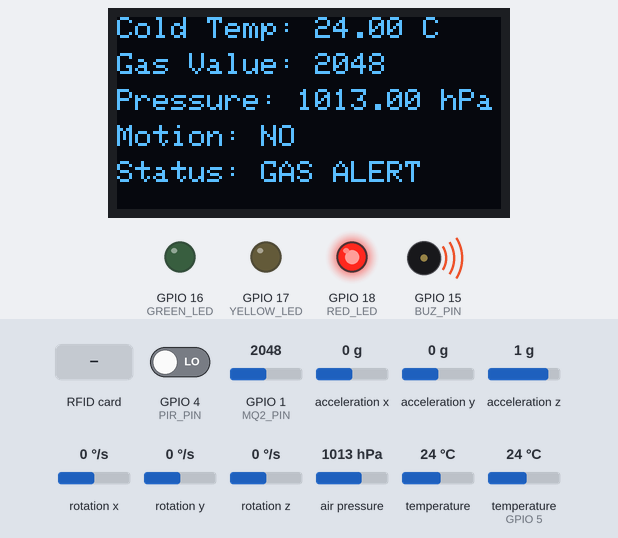
The sketch below on a simulated ESP32-S3. Parts: 128×64 one-colour display, output pins drawn as LEDs (lit = HIGH), buzzer (waves = sounding). The test bench sets the inputs (shaded band); at power-on: GPIO 1 (MQ2_PIN) = 2048, air pressure 1013 hPa, GPIO 4 (PIR_PIN) LOW, temperature (sensor on GPIO 5) 24 °C, acceleration x 0 g, acceleration y 0 g, acceleration z 1 g, rotation x 0 °/s, rotation y 0 °/s, rotation z 0 °/s, temperature 24 °C. What the sketch prints to the serial monitor is not drawn.

Above: at 4.5 s.
4.6 s: GPIO 1 (MQ2_PIN) set to 1957
At 5.9 s:
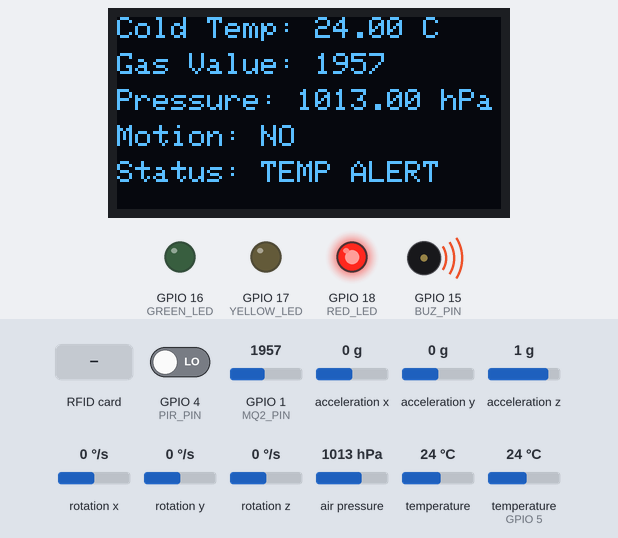
6.3 s: air pressure set to 992 hPa
At 7.3 s:
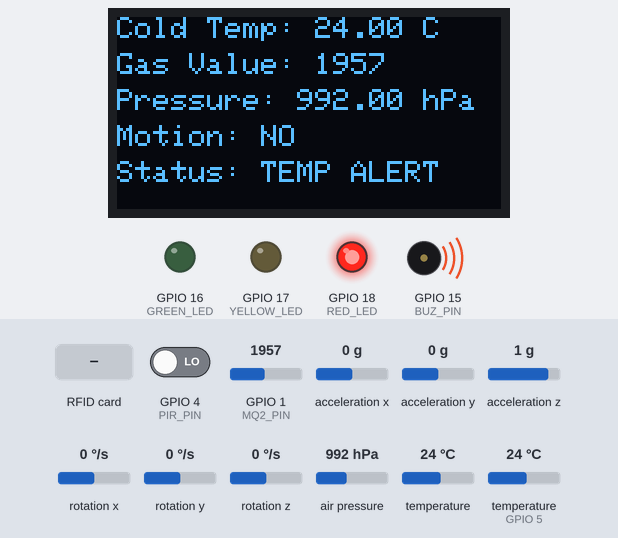
8.2 s: air pressure set to 988 hPa
At 9.7 s:
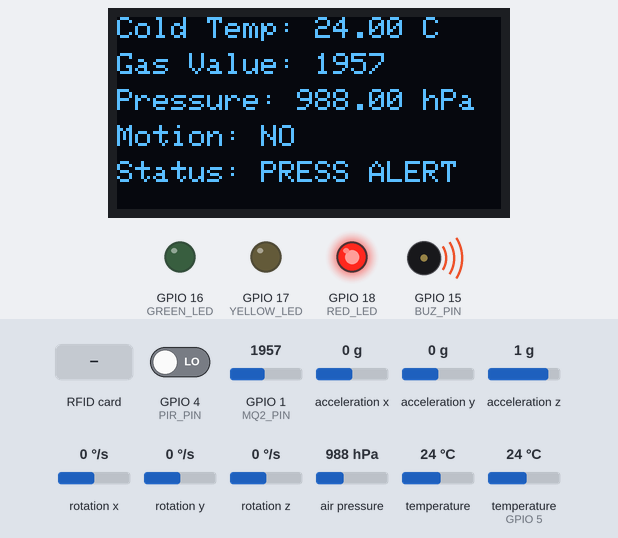
10.0 s: GPIO 4 (PIR_PIN) driven HIGH
At 11.1 s:
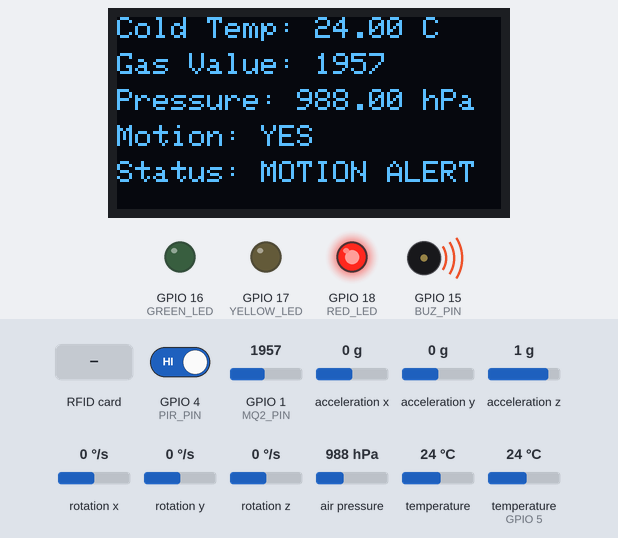
11.9 s: RFID card 01 02 03 04 held to the reader
At 13.2 s:
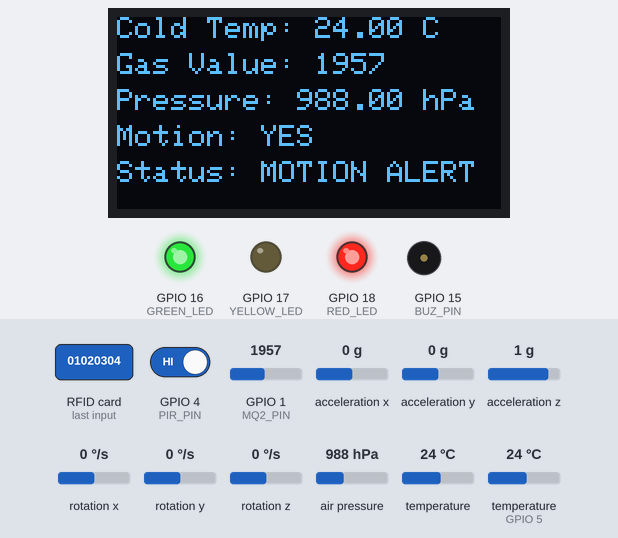
14.9 s: temperature (sensor on GPIO 5) set to 12 °C
At 16.2 s:
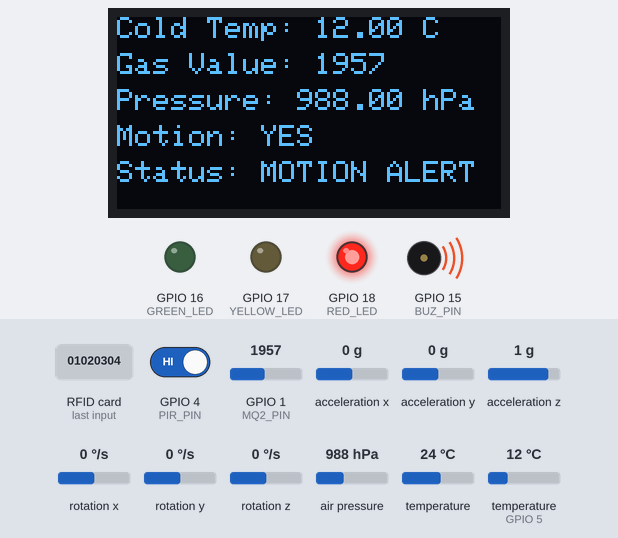
Timing chart, 0 to 17.8 s (numbered marks = the images above; inputs shaded):
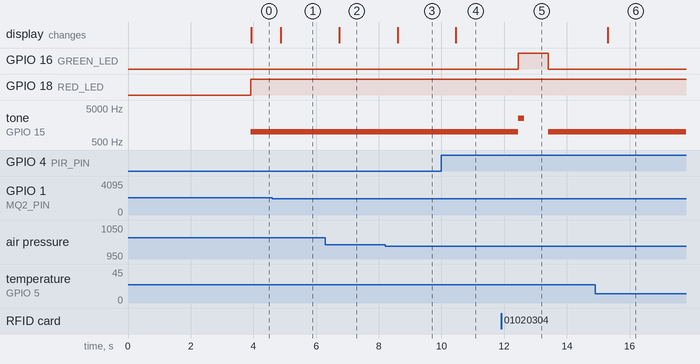

The sketch:

sketch.ino
```cpp
///LIBRARY FUNCTIONS
#include <Wire.h>                 //used for I2C communication
#include <SPI.h>                  //used for SPI communication
#include <MFRC522.h>              //controls RFID module
#include <OneWire.h>              //DS18B20 uses OneWire protocol
#include <DallasTemperature.h>    //used for DS18B20 temperature sensor
#include <Adafruit_MPU6050.h>     //used for MPU6050 IMU sensor
#include <Adafruit_BMP085.h>      //used for BMP180 sensor
#include <Adafruit_GFX.h>
#include <Adafruit_SSD1306.h>     //controls OLED display

//OLED CONFIGURATION
#define SCN_W 128
#define SCN_H 64

//OLED DISPLAY OBJECT
Adafruit_SSD1306 display(
  SCN_W,
  SCN_H,
  &Wire,
  -1
);

//DS18B20 CONFIGURATION
#define DS18B20_DATA 5
OneWire oneWire(DS18B20_DATA);
DallasTemperature ds18b20(&oneWire);

//MQ2 CONFIGURATION
#define MQ2_PIN 1

//PIR SENSOR CONFIGURATION
#define PIR_PIN 4

//LED CONFIGURATION
#define GREEN_LED 16
#define YELLOW_LED 17
#define RED_LED 18

//BUZZER CONFIGURATION
#define BUZ_PIN 15

//RFID CONFIGURATION
#define SS_PIN 10
#define RST_PIN 14

MFRC522 rfid(SS_PIN, RST_PIN);

//MPU6050 CONFIGURATION
Adafruit_MPU6050 mpu;

//BMP180 CONFIGURATION
Adafruit_BMP085 bmp;

//GLOBAL VARIABLES
String statusText = "SAFE";

bool danger = false;
bool warning = false;

//AUTHORIZED RFID UID
byte authorizedUID[4] = {0x01, 0x02, 0x03, 0x04};

//SETUP FUNCTION
void setup()
{
  Serial.begin(115200);

  //PIN MODES
  pinMode(GREEN_LED, OUTPUT);
  pinMode(YELLOW_LED, OUTPUT);
  pinMode(RED_LED, OUTPUT);

  pinMode(BUZ_PIN, OUTPUT);

  pinMode(PIR_PIN, INPUT);

  //INITIAL LED STATES
  digitalWrite(GREEN_LED, LOW);
  digitalWrite(YELLOW_LED, LOW);
  digitalWrite(RED_LED, LOW);

  //I2C START
  Wire.begin(8, 9);

  //DS18B20 START
  ds18b20.begin();

  //RFID START
  SPI.begin();
  rfid.PCD_Init();

  Serial.println("RFID READY");

  //MPU6050 START
  if (!mpu.begin())
  {
    Serial.println("MPU6050 NOT DETECTED");

    while (1);
  }

  //BMP180 START
  if (!bmp.begin())
  {
    Serial.println("BMP180 NOT DETECTED");

    while (1);
  }

  //OLED START
  if (!display.begin(
        SSD1306_SWITCHCAPVCC,
        0x3C
      ))
  {
    Serial.println("OLED FAILED");

    while (1);
  }

  //STARTUP SCREEN
  display.clearDisplay();

  display.setTextSize(1);
  display.setTextColor(WHITE);

  display.setCursor(15, 10);
  display.println("MEDICAL");

  display.setCursor(20, 25);
  display.println("COLD CHAIN");

  display.setCursor(28, 40);
  display.println("VAULT");

  display.display();

  delay(3000);

  Serial.println("SYSTEM READY");
}

//MAIN LOOP
void loop()
{
  //RESET FLAGS
  danger = false;
  warning = false;

  statusText = "SAFE";

  //RFID DETECTION
  if (rfid.PICC_IsNewCardPresent() && rfid.PICC_ReadCardSerial())
  {
    Serial.println("CARD DETECTED");

    Serial.print("UID: ");

    for (byte i = 0; i < rfid.uid.size; i++)
    {
      Serial.print(rfid.uid.uidByte[i], HEX);
      Serial.print(" ");
    }

    Serial.println();

    bool accessGranted = true;

    //UID COMPARISON
    for (byte i = 0; i < 4; i++)
    {
      if (rfid.uid.uidByte[i] != authorizedUID[i])
      {
        accessGranted = false;
      }
    }

    //ACCESS GRANTED
    if (accessGranted)
    {
      Serial.println("ACCESS GRANTED");

      digitalWrite(GREEN_LED, HIGH);

      tone(BUZ_PIN, 2500);
      delay(200);
      noTone(BUZ_PIN);
    }

    //ACCESS DENIED
    else
    {
      Serial.println("ACCESS DENIED");

      digitalWrite(RED_LED, HIGH);

      tone(BUZ_PIN, 500);
      delay(1000);
      noTone(BUZ_PIN);
    }

    //STOP RFID COMMUNICATION
    rfid.PICC_HaltA();
  }

  //READ DS18B20
  ds18b20.requestTemperatures();

  float coldTemp =
    ds18b20.getTempCByIndex(0);

  //READ MQ2
  int gasValue =
    analogRead(MQ2_PIN);

  //READ BMP180
  float pressure =
    bmp.readPressure() / 100.0;

  //READ PIR SENSOR
  int motionDetected =
    digitalRead(PIR_PIN);

  //READ MPU6050
  sensors_event_t a, g, temp;

  mpu.getEvent(&a, &g, &temp);

  //acceleration values
  float accelX =
    a.acceleration.x;

  float accelY =
    a.acceleration.y;

  float accelZ =
    a.acceleration.z;

  //gyroscope values
  float gyroX=
    g.gyro.x*57.2958;

  float gyroY=
    g.gyro.y*57.2958;

  float gyroZ=
    g.gyro.z*57.2958;

  //TOTAL ACCELERATION
  float totalAccel = sqrt(
    accelX * accelX +
    accelY * accelY +
    accelZ * accelZ
  );

  //TEMPERATURE ANALYSIS
  if (coldTemp > 8 || coldTemp < 2)
  {
    danger = true;

    statusText = "TEMP ALERT";
  }

  //PRESSURE ANALYSIS
  if (pressure < 990 || pressure > 1035)
  {
    warning = true;

    statusText = "PRESS ALERT";
  }

  //GAS ANALYSIS
  if (gasValue > 2000)
  {
    danger = true;

    statusText = "GAS ALERT";
  }

  //TILT / SHOCK ANALYSIS
  if (totalAccel > 20)
  {
    warning = true;

    statusText = "TILT ALERT";
  }

  //PIR MOTION ANALYSIS
  if (motionDetected == HIGH)
  {
    warning = true;

    statusText = "MOTION ALERT";
  }

  //LED CONTROL
  digitalWrite(GREEN_LED, LOW);
  digitalWrite(YELLOW_LED, LOW);
  digitalWrite(RED_LED, LOW);

  noTone(BUZ_PIN);

  if (danger)
  {
    digitalWrite(RED_LED, HIGH);

    tone(BUZ_PIN, 1000);
  }
  else if (warning)
  {
    digitalWrite(YELLOW_LED, HIGH);
  }
  else
  {
    digitalWrite(GREEN_LED, HIGH);
  }

  //OLED DISPLAY
  display.clearDisplay();

  display.setTextSize(1);

  display.setCursor(0, 0);
  display.print("Cold Temp: ");

  display.print(coldTemp);

  display.println(" C");

  display.setCursor(0, 12);
  display.print("Gas Value: ");

  display.println(gasValue);

  display.setCursor(0, 24);
  display.print("Pressure: ");

  display.print(pressure);

  display.println(" hPa");

  display.setCursor(0, 36);
  display.print("Motion: ");

  if (motionDetected == HIGH)
  {
    display.println("YES");
  }
  else
  {
    display.println("NO");
  }

  display.setCursor(0, 48);
  display.print("Status: ");

  display.println(statusText);

  display.display();

  //SERIAL MONITOR OUTPUT
  Serial.print("Cold Temp: ");
  Serial.print(coldTemp);
  Serial.println(" C");

  Serial.print("Gas Value: ");
  Serial.println(gasValue);

  Serial.print("Pressure: ");
  Serial.print(pressure);
  Serial.println(" hPa");

  Serial.print("Motion: ");

  if (motionDetected == HIGH)
  {
    Serial.println("DETECTED");
  }
  else
  {
    Serial.println("NO MOTION");
  }

  //ACCELERATION VALUES
  Serial.print("Accel X: ");
  Serial.println(accelX);

  Serial.print("Accel Y: ");
  Serial.println(accelY);

  Serial.print("Accel Z: ");
  Serial.println(accelZ);

  //GYROSCOPE VALUES
  Serial.print("Gyro X: ");
  Serial.println(gyroX);

  Serial.print("Gyro Y: ");
  Serial.println(gyroY);

  Serial.print("Gyro Z: ");
  Serial.println(gyroZ);

  Serial.print("Total Accel: ");
  Serial.println(totalAccel);

  Serial.print("System Status: ");
  Serial.println(statusText);

  Serial.println("----------------------");

  //LOOP DELAY
  delay(100);
}
```

Measured:
- the behaviour switches between 2001 and 2000 on GPIO 1 (MQ2_PIN) (found by bisection; images 0 and 1)
- the behaviour switches between 990 and 989 hPa on air pressure (found by bisection; images 2 and 3)
- after the input at 4.6 s, the display: changes after 0.27 s (image 1)
- after the input at 6.3 s, the display: changes after 0.43 s (image 2)
- after the input at 8.2 s, the display: changes after 0.40 s (image 3)
- after the input at 10.0 s, the display: changes after 0.46 s (image 4)
- after the input at 11.9 s, GPIO 16 (GREEN_LED): LOW → HIGH after 0.55 s, → LOW 0.97 s later; tone on GPIO 15 (BUZ_PIN): 1000 Hz → 2500 Hz after 0.55 s, → silent 0.20 s later, → 1000 Hz 0.77 s later
- after the input at 14.9 s, the display: changes after 0.40 s (image 6)
